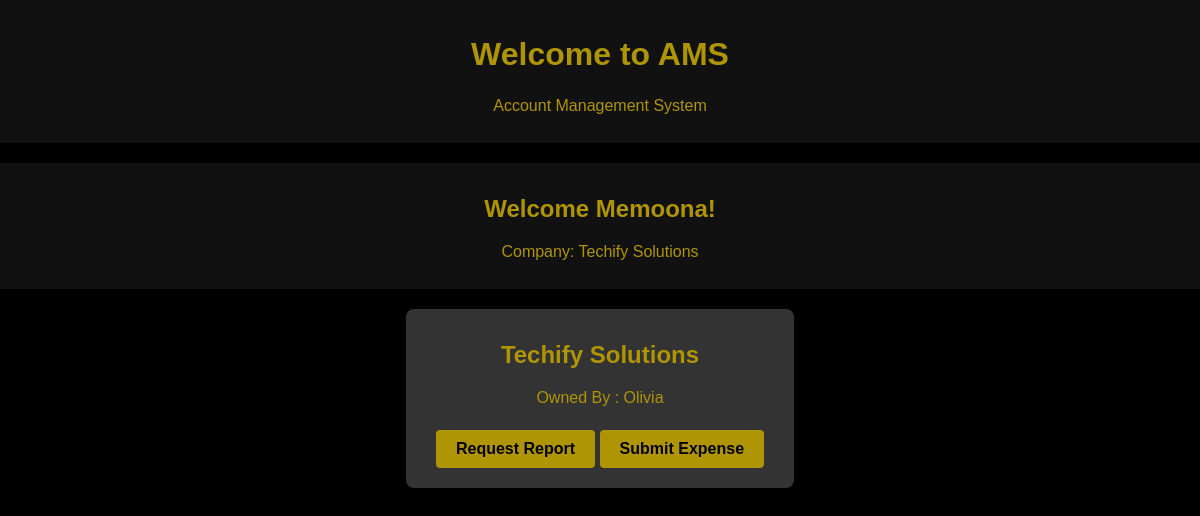
The page /company_user2/ (signed in) on the database its author committed.
### users/models.py (models this page shows, shortened)
class CompanyUser(models.Model):
    user = models.OneToOneField(User, on_delete=models.CASCADE )
    report_perm = models.BooleanField(default=False)
    company = models.ForeignKey('company.Company' , on_delete=models.CASCADE , related_name='company_users')

### company/models.py (models this page shows, shortened)
class Company(models.Model):
    company_name = models.CharField(max_length=200)
    owner = models.ForeignKey(User, on_delete=models.CASCADE, related_name='owned_companies')

### users/views.py (the view)
# urls.py: path('company_user<int:user_id>/' , views.company_user_view , name = 'company_user_view'),
@login_required
def company_user_view(request, user_id):
    company_user = get_object_or_404(CompanyUser, id=user_id)
    company = company_user.company
    return render(request, 'company_user_view.html', {'company_user': company_user, 'company': company})

### users/templates/company_user_view.html (shortened to what this page needs)
{% load static %}
<!DOCTYPE html>
<html lang="en">
<head>
    <link rel="stylesheet" href="{% static 'style.css' %}">
</head>
<body>
    <header class="header">
        <h1>Welcome to AMS</h1>
        <p>Account Management System</p>
    </header>
    <section class="extra-section">
        <h2>Welcome {{ company_user.user.username }}!</h2>
        <p> Company: {{ company.company_name }}</p>
    </section>
    <section class="cards-section">
        <div class="card">
            <h2>{{ company.company_name }}</h2>
            <p>Owned By : {{ company.owner }}</p>
            <a class="btn-action" href="{% url 'users:user_report' company_user.id %}">Request Report</a>
            <a class="btn-action" href="{% url 'company:submit_expense' company_user.id %}">Submit Expense</a>
        </div>
    </section>
</body>
</html>

### users/static/style.css (style rules this page uses)
body { margin: 0; font-family: Arial, sans-serif; background-color: #000; color: #af9503 ; }
h1, h2, p { margin: 0; padding: 0.5em 0; }
.header { background-color: #111; text-align: center; padding: 20px; color: #af9503; }
.cards-section { display: flex; justify-content: space-around; padding: 20px; }
.card { background-color: #333; padding: 20px; border-radius: 8px; width: 30%; text-align: center; box-shadow: 0 4px 8px rgba(0, 0, 0, 0.3); }
.extra-section { margin-top: 20px; padding: 20px; text-align: center; background-color: #111; }
.btn-action { display: inline-block; margin-top: 15px; padding: 10px 20px; background-color: #af9503; color: #000; border-radius: 4px; text-decoration: none; font-weight: bold; cursor: pointer; }

### rows shown on the page
CompanyUser: user.username "Memoona"
Company: company_name "Techify Solutions", owner "Olivia"
